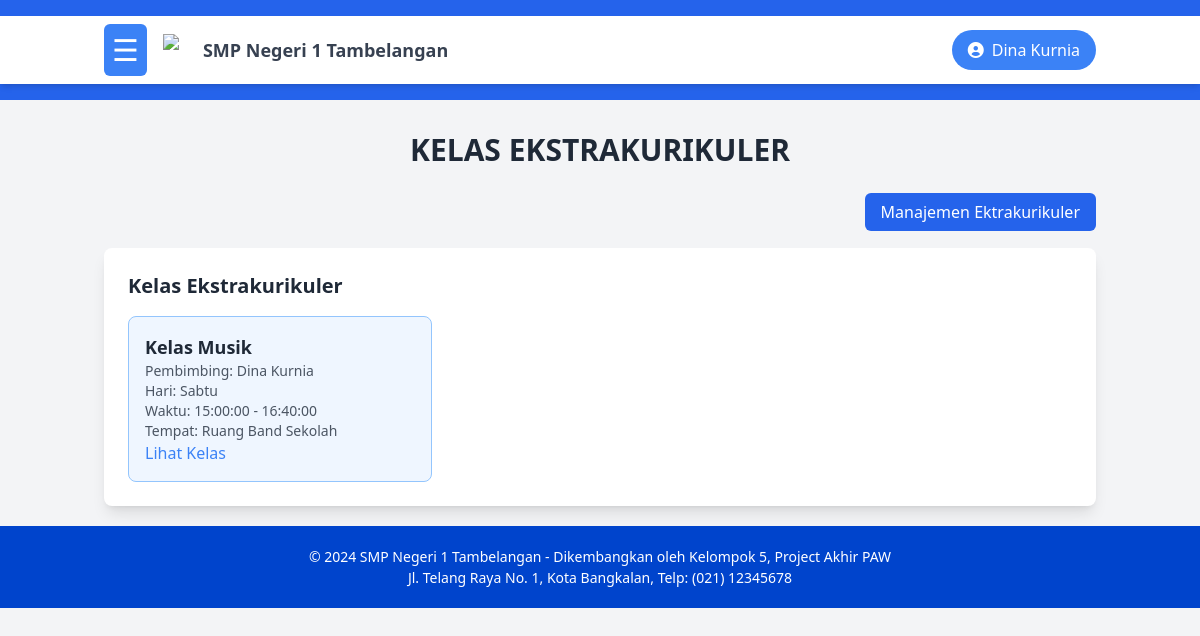
Screenshot of /dashboard/guru/DaftarKelasMinat.php (signed in) with the database file from the repository.
### tables this page shows
CREATE TABLE `ekstrakurikuler` (
  `id_ekstrakurikuler` int NOT NULL,
  `nama_kegiatan` varchar(100) NOT NULL,
  `hari_kegiatan` enum('Senin','Selasa','Rabu','Kamis','Jum''at','Sabtu','Minggu') DEFAULT NULL,
  `pembimbing_id` int DEFAULT NULL,
  `jam_mulai` time DEFAULT NULL,
  `jam_selesai` time DEFAULT NULL,
  `tempat_kegiatan` varchar(50) DEFAULT NULL,
  `Deskripsi` text
);

CREATE TABLE `guru` (
  `id_guru` int NOT NULL,
  `nip` varchar(20) NOT NULL,
  `nama_lengkap` varchar(100) NOT NULL,
  `email` varchar(100) DEFAULT NULL,
  `no_telp` varchar(15) DEFAULT NULL,
  `mata_pelajaran_id` int DEFAULT NULL,
  `username` varchar(50) NOT NULL,
  `password` varchar(255) NOT NULL,
  `photo` varchar(255) DEFAULT NULL
);

### dashboard/guru/DaftarKelasMinat.php (the view, shortened to what this page needs)
<?php
include "../../koneksi.php";
$guru_id = $_SESSION['guru_id'];
?>
<!DOCTYPE html>
<html lang="en">
<head>
  <script src="https://cdn.tailwindcss.com"></script>
</head>
<body class="bg-gray-100 text-gray-800">
  <header id="header" class="bg-blue-600 text-white py-4">
    <?php include '../../layout/header.php'; ?>
  </header>
  <div class="container mx-auto mt-8 px-4">
    <h2 class="text-3xl font-semibold text-center mb-8">KELAS EKSTRAKURIKULER</h2>
    <div class="mb-6 text-right">
      <a href="BuatKelasMinat.php" class="bg-blue-600 text-white py-2 px-4 rounded-md hover:bg-blue-700">Manajemen Ektrakurikuler</a>
    </div>
    <div class="bg-white shadow-lg rounded-lg p-6">
      <h3 class="text-xl font-semibold mb-4">Kelas Ekstrakurikuler</h3>
      <div class="grid grid-cols-1 sm:grid-cols-2 lg:grid-cols-3 gap-4">
        <?php
        $query = "SELECT e.*, g.nama_lengkap FROM ekstrakurikuler AS e JOIN guru AS g ON e.pembimbing_id = g.id_guru
                  WHERE e.pembimbing_id = '$guru_id' ORDER BY e.id_ekstrakurikuler DESC";
        $result = mysqli_query($conn, $query);
        if (mysqli_num_rows($result) > 0) {
            while ($row = mysqli_fetch_assoc($result)) {
                echo "<div class='bg-blue-50 border border-blue-300 rounded-lg p-4'>";
                echo "<h4 class='text-lg font-semibold'>" . $row['nama_kegiatan'] . "</h4>";
                echo "<p class='text-sm text-gray-600'>Pembimbing: " . $row['nama_lengkap'] . "</p>";
                echo "<p class='text-sm text-gray-600'>Hari: " . $row['hari_kegiatan'] . "</p>";
                echo "<p class='text-sm text-gray-600'>Waktu: " . $row['jam_mulai'] . " - " . $row['jam_selesai'] . "</p>";
                echo "<p class='text-sm text-gray-600'>Tempat: " . $row['tempat_kegiatan'] . "</p>";
                echo "<a href='KelasMinatBakat.php?id=" . $row['id_ekstrakurikuler'] . "' class='text-blue-500 hover:underline'>Lihat Kelas</a>";
                echo "</div>";
            }
        } else {
            echo "<p class='text-gray-500'>Belum ada kelas ekstrakurikuler yang dibuat.</p>";
        }
        ?>
      </div>
    </div>
  </div>
  <?php require_once "../../layout/footer.php"; ?>
</body>
</html>

### rows the page displays
ekstrakurikuler: nama_kegiatan "Kelas Musik", pembimbing.nama_lengkap "Dina Kurnia", hari_kegiatan "Sabtu", jam_mulai "15:00:00", jam_selesai "16:40:00", tempat_kegiatan "Ruang Band Sekolah"

### other values shown
$_SESSION['nama_lengkap'] "Dina Kurnia"
